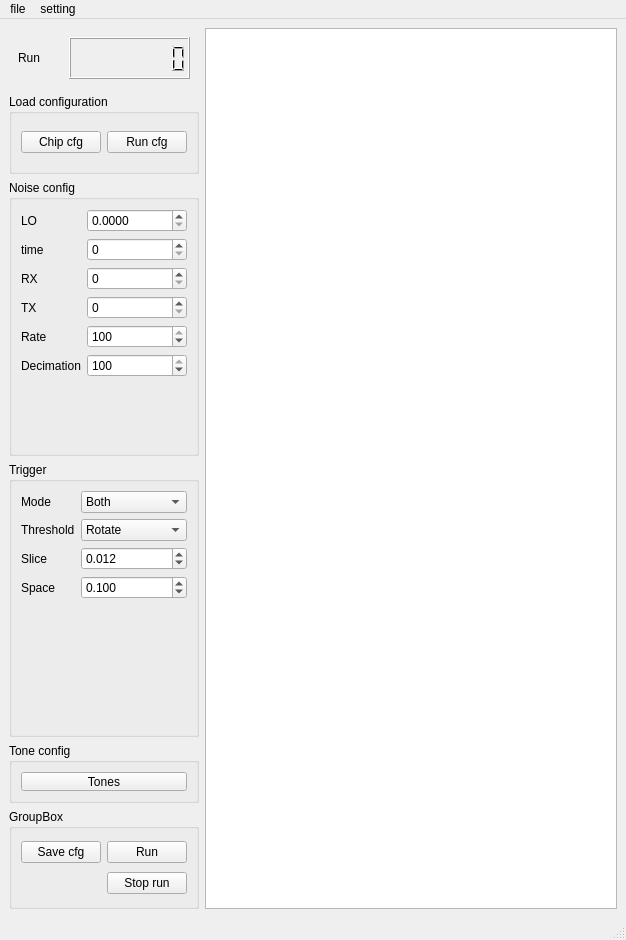
<?xml version="1.0" encoding="UTF-8"?>
<ui version="4.0">
 <class>Noise_mainwindow</class>
 <widget class="QMainWindow" name="Noise_mainwindow">
  <property name="geometry">
   <rect>
    <x>0</x>
    <y>0</y>
    <width>626</width>
    <height>940</height>
   </rect>
  </property>
  <property name="windowTitle">
   <string>MainWindow</string>
  </property>
  <widget class="QWidget" name="centralwidget">
   <layout class="QHBoxLayout" name="horizontalLayout">
    <item>
     <layout class="QVBoxLayout" name="verticalLayout">
      <item>
       <widget class="QWidget" name="widget" native="true">
        <property name="minimumSize">
         <size>
          <width>0</width>
          <height>60</height>
         </size>
        </property>
        <property name="maximumSize">
         <size>
          <width>16777215</width>
          <height>60</height>
         </size>
        </property>
        <layout class="QGridLayout" name="gridLayout_3">
         <item row="0" column="1">
          <widget class="QLCDNumber" name="lcdNumber">
           <property name="digitCount">
            <number>8</number>
           </property>
          </widget>
         </item>
         <item row="0" column="0">
          <widget class="QLabel" name="label">
           <property name="minimumSize">
            <size>
             <width>45</width>
             <height>0</height>
            </size>
           </property>
           <property name="maximumSize">
            <size>
             <width>45</width>
             <height>16777215</height>
            </size>
           </property>
           <property name="text">
            <string>Run</string>
           </property>
           <property name="margin">
            <number>1</number>
           </property>
          </widget>
         </item>
        </layout>
       </widget>
      </item>
      <item>
       <widget class="QGroupBox" name="groupBox_2">
        <property name="minimumSize">
         <size>
          <width>0</width>
          <height>80</height>
         </size>
        </property>
        <property name="maximumSize">
         <size>
          <width>16777215</width>
          <height>80</height>
         </size>
        </property>
        <property name="title">
         <string>Load configuration</string>
        </property>
        <layout class="QGridLayout" name="gridLayout_2">
         <item row="1" column="1">
          <widget class="QPushButton" name="pushButton_3">
           <property name="text">
            <string>Run cfg</string>
           </property>
          </widget>
         </item>
         <item row="1" column="0">
          <widget class="QPushButton" name="chipcfg_button">
           <property name="text">
            <string>Chip cfg</string>
           </property>
          </widget>
         </item>
        </layout>
       </widget>
      </item>
      <item>
       <widget class="QGroupBox" name="groupBox">
        <property name="title">
         <string>Noise config</string>
        </property>
        <layout class="QFormLayout" name="formLayout_3">
         <item row="0" column="0">
          <widget class="QLabel" name="label_2">
           <property name="text">
            <string>LO</string>
           </property>
          </widget>
         </item>
         <item row="0" column="1">
          <widget class="QDoubleSpinBox" name="Lo_freq">
           <property name="decimals">
            <number>4</number>
           </property>
          </widget>
         </item>
         <item row="1" column="0">
          <widget class="QLabel" name="label_3">
           <property name="text">
            <string>time</string>
           </property>
          </widget>
         </item>
         <item row="1" column="1">
          <widget class="QDoubleSpinBox" name="time_duration">
           <property name="decimals">
            <number>0</number>
           </property>
           <property name="maximum">
            <double>9999999999999.000000000000000</double>
           </property>
          </widget>
         </item>
         <item row="2" column="0">
          <widget class="QLabel" name="label_5">
           <property name="text">
            <string>RX</string>
           </property>
          </widget>
         </item>
         <item row="2" column="1">
          <widget class="QDoubleSpinBox" name="tx_gain">
           <property name="decimals">
            <number>0</number>
           </property>
           <property name="maximum">
            <double>31.000000000000000</double>
           </property>
          </widget>
         </item>
         <item row="3" column="0">
          <widget class="QLabel" name="label_4">
           <property name="text">
            <string>TX</string>
           </property>
          </widget>
         </item>
         <item row="3" column="1">
          <widget class="QDoubleSpinBox" name="rx_gain">
           <property name="decimals">
            <number>0</number>
           </property>
           <property name="maximum">
            <double>31.000000000000000</double>
           </property>
          </widget>
         </item>
         <item row="4" column="0">
          <widget class="QLabel" name="label_6">
           <property name="text">
            <string>Rate</string>
           </property>
          </widget>
         </item>
         <item row="4" column="1">
          <widget class="QDoubleSpinBox" name="sampling_rate">
           <property name="decimals">
            <number>0</number>
           </property>
           <property name="value">
            <double>100.000000000000000</double>
           </property>
          </widget>
         </item>
         <item row="5" column="0">
          <widget class="QLabel" name="label_12">
           <property name="text">
            <string>Decimation</string>
           </property>
          </widget>
         </item>
         <item row="5" column="1">
          <widget class="QDoubleSpinBox" name="decimation">
           <property name="decimals">
            <number>0</number>
           </property>
           <property name="value">
            <double>100.000000000000000</double>
           </property>
          </widget>
         </item>
        </layout>
       </widget>
      </item>
      <item>
       <widget class="QGroupBox" name="groupBox_5">
        <property name="title">
         <string>Trigger</string>
        </property>
        <layout class="QFormLayout" name="formLayout_4">
         <item row="0" column="0">
          <widget class="QLabel" name="label_13">
           <property name="text">
            <string>Mode</string>
           </property>
          </widget>
         </item>
         <item row="0" column="1">
          <widget class="QComboBox" name="trigger_mode">
           <item>
            <property name="text">
             <string>Both</string>
            </property>
           </item>
           <item>
            <property name="text">
             <string>Noise</string>
            </property>
           </item>
           <item>
            <property name="text">
             <string>Pulse</string>
            </property>
           </item>
          </widget>
         </item>
         <item row="1" column="0">
          <widget class="QLabel" name="label_14">
           <property name="text">
            <string>Threshold</string>
           </property>
          </widget>
         </item>
         <item row="1" column="1">
          <widget class="QComboBox" name="threshold_mode">
           <item>
            <property name="text">
             <string>Rotate</string>
            </property>
           </item>
           <item>
            <property name="text">
             <string>Pha</string>
            </property>
           </item>
           <item>
            <property name="text">
             <string>Mag</string>
            </property>
           </item>
          </widget>
         </item>
         <item row="2" column="0">
          <widget class="QLabel" name="label_15">
           <property name="text">
            <string>Slice</string>
           </property>
          </widget>
         </item>
         <item row="2" column="1">
          <widget class="QDoubleSpinBox" name="slice_length">
           <property name="decimals">
            <number>3</number>
           </property>
           <property name="value">
            <double>0.012000000000000</double>
           </property>
          </widget>
         </item>
         <item row="3" column="0">
          <widget class="QLabel" name="label_16">
           <property name="text">
            <string>Space</string>
           </property>
          </widget>
         </item>
         <item row="3" column="1">
          <widget class="QDoubleSpinBox" name="noise_space">
           <property name="decimals">
            <number>3</number>
           </property>
           <property name="value">
            <double>0.100000000000000</double>
           </property>
          </widget>
         </item>
        </layout>
       </widget>
      </item>
      <item>
       <widget class="QGroupBox" name="groupBox_3">
        <property name="minimumSize">
         <size>
          <width>0</width>
          <height>60</height>
         </size>
        </property>
        <property name="maximumSize">
         <size>
          <width>16777215</width>
          <height>60</height>
         </size>
        </property>
        <property name="title">
         <string>Tone config</string>
        </property>
        <layout class="QGridLayout" name="gridLayout">
         <item row="0" column="0">
          <widget class="QPushButton" name="pushButton">
           <property name="text">
            <string>Tones</string>
           </property>
          </widget>
         </item>
        </layout>
       </widget>
      </item>
      <item>
       <widget class="QGroupBox" name="groupBox_4">
        <property name="maximumSize">
         <size>
          <width>16777215</width>
          <height>100</height>
         </size>
        </property>
        <property name="title">
         <string>GroupBox</string>
        </property>
        <layout class="QGridLayout" name="gridLayout_4">
         <item row="0" column="1">
          <widget class="QPushButton" name="run_button">
           <property name="text">
            <string>Run</string>
           </property>
          </widget>
         </item>
         <item row="0" column="0">
          <widget class="QPushButton" name="vnacfg_button">
           <property name="text">
            <string>Save cfg</string>
           </property>
          </widget>
         </item>
         <item row="1" column="1">
          <widget class="QPushButton" name="pushButton_4">
           <property name="text">
            <string>Stop run</string>
           </property>
          </widget>
         </item>
        </layout>
       </widget>
      </item>
     </layout>
    </item>
    <item>
     <widget class="QTextEdit" name="textEdit"/>
    </item>
   </layout>
  </widget>
  <widget class="QMenuBar" name="menubar">
   <property name="geometry">
    <rect>
     <x>0</x>
     <y>0</y>
     <width>626</width>
     <height>23</height>
    </rect>
   </property>
   <widget class="QMenu" name="menufile">
    <property name="title">
     <string>file</string>
    </property>
    <addaction name="actionopen"/>
    <addaction name="actionsave"/>
   </widget>
   <widget class="QMenu" name="menusetting">
    <property name="title">
     <string>setting</string>
    </property>
   </widget>
   <addaction name="menufile"/>
   <addaction name="menusetting"/>
  </widget>
  <widget class="QStatusBar" name="statusbar"/>
  <action name="actionopen">
   <property name="text">
    <string>open hdf5</string>
   </property>
  </action>
  <action name="actionsave">
   <property name="text">
    <string> save data</string>
   </property>
  </action>
 </widget>
 <resources/>
 <connections>
  <connection>
   <sender>run_button</sender>
   <signal>clicked()</signal>
   <receiver>lcdNumber</receiver>
   <slot>setDecMode()</slot>
   <hints>
    <hint type="sourcelabel">
     <x>371</x>
     <y>359</y>
    </hint>
    <hint type="destinationlabel">
     <x>123</x>
     <y>53</y>
    </hint>
   </hints>
  </connection>
 </connections>
</ui>
